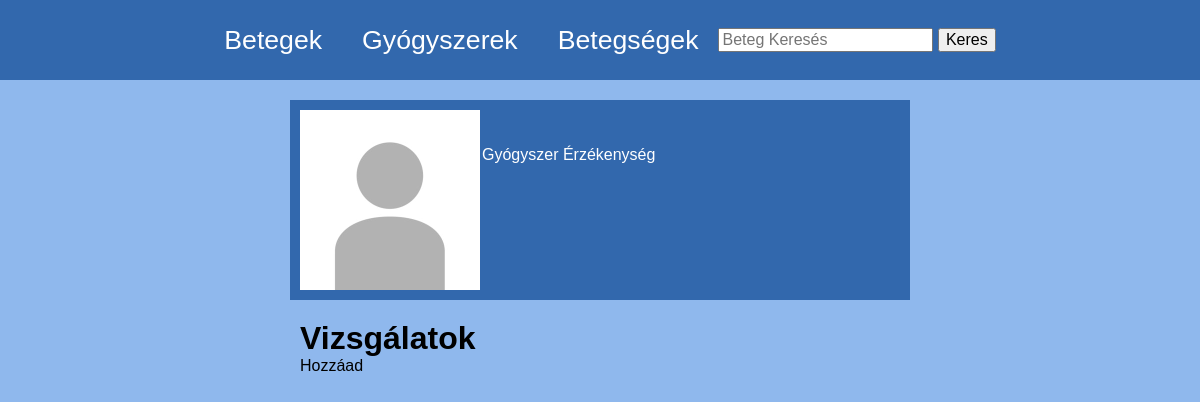
Before: /beteg/132435 with the older database file.
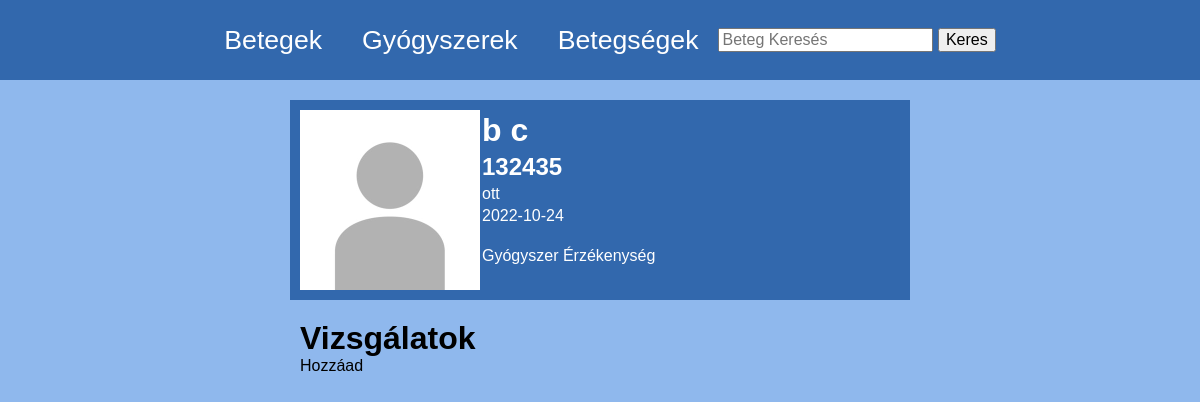
After: the same page with the newer database file.
### server.py (models this page shows, shortened)
class Beteg(db.Model):
    TAJ = db.Column(db.Integer, primary_key=True, unique=True, autoincrement=True)
    nev = db.Column(db.String(30))
    lakcim = db.Column(db.String(255))
    szuletes = db.Column(db.Date)
    vizsgalatok = db.relationship("Vizsgalat", backref="beteg")
    erzekenysegek = db.relationship("Erzekeny", backref="beteg")
    felirasok = db.relationship("Felir", backref="beteg")
    diagnosztizalasok = db.relationship("Diagnosztizal", backref="beteg")

### server.py (the view)
@app.route('/beteg/<taj>')
def beteg(taj):
    beteg = Beteg.query.filter(Beteg.TAJ == taj).first()
    vizsgalatokq = Vizsgalat.query.filter(Vizsgalat.TAJ == taj).all()
    erzekenysegek = Erzekeny.query.filter(Erzekeny.TAJ == taj).all()
    return render_template('beteg.html', beteg=beteg, vizsgalatokq=vizsgalatokq, erzekenysegek=erzekenysegek, Diagnosztizal=Diagnosztizal, Felir=Felir)

### server.py (called while the page is built)
@app.before_request
def showIp():
    print(request.headers.get('X-FORWARDED-FOR'))

@app.before_request
def fixAdmin():
    if request.path == "/admin":
        return redirect(f"{request.url_root}admin/")

@app.context_processor
def handle_context():
    return dict(session=session, db=db)

### templates/beteg.html (shortened to what this page needs)
<!DOCTYPE html>
<html lang="en">
<head>
    <link rel="stylesheet" href="../static/style.css">
</head>
<body>
    {%include 'navbar.html'%}
    <div class="betegCard">
        <div class="flexrow">
            <img src="../static/pfp.jpg" alt="pfp">
            <div class="flexcol">
                <h1>{{beteg.nev}}</h1>
                <h2>{{beteg.TAJ}}</h2>
                <p>{{beteg.lakcim}}</p>
                <p>{{beteg.szuletes}}</p>
                <br>
                <p>Gyógyszer Érzékenység</p>
            </div>
        </div>
    </div>
    <div class="betegContainer">
        <h1 >Vizsgálatok</h1>
        <p class="text-button">Hozzáad</p>
    </div>
</body>
</html>

Changed rows visible on the page:
added Beteg: nev "b c", TAJ "132435", lakcim "ott", szuletes "2022-10-24"
